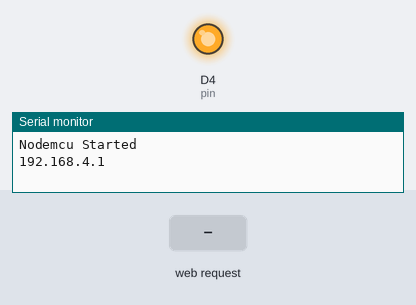
This sketch was run on a simulated ESP8266 (NodeMCU). Shown: output pins drawn as LEDs (lit = HIGH), the last lines printed to the serial monitor. The test bench sets the inputs (shaded band).

Above: at 1.2 s.
1.3 s: HTTP request GET /ledon received
At 2.0 s:
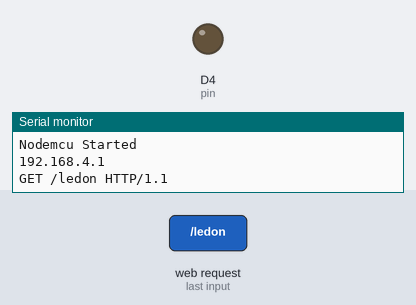
Timing chart, 0 to 4.3 s (numbered marks = the images above; inputs shaded):
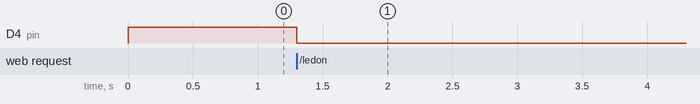

The sketch:

Nodemcu-Access_point.ino
```cpp
#include <ESP8266WiFi.h>

#define pin D4
#define wifi_name "Nodemcu"
#define password "123456789"


WiFiClient client;
WiFiServer server(80);


void setup() {
 Serial.begin(115200);

 WiFi.softAP(wifi_name,password);

 Serial.println();
 Serial.println("Nodemcu Started");

 Serial.println(WiFi.softAPIP());

 pinMode(pin,OUTPUT);
 digitalWrite(pin,HIGH);
 server.begin();


}

void loop() {

  client=server.available();

  if(client == 1){

    String request=client.readStringUntil('\n');
    Serial.println(request);

    request.trim();

    if(request == "GET /ledon HTTP/1.1"){

      digitalWrite(pin,LOW);
  }

  else{
    digitalWrite(pin,HIGH);
  }


  }


}
```

Measured:
- after the input at 1.3 s, D4 (pin): HIGH → LOW at once
